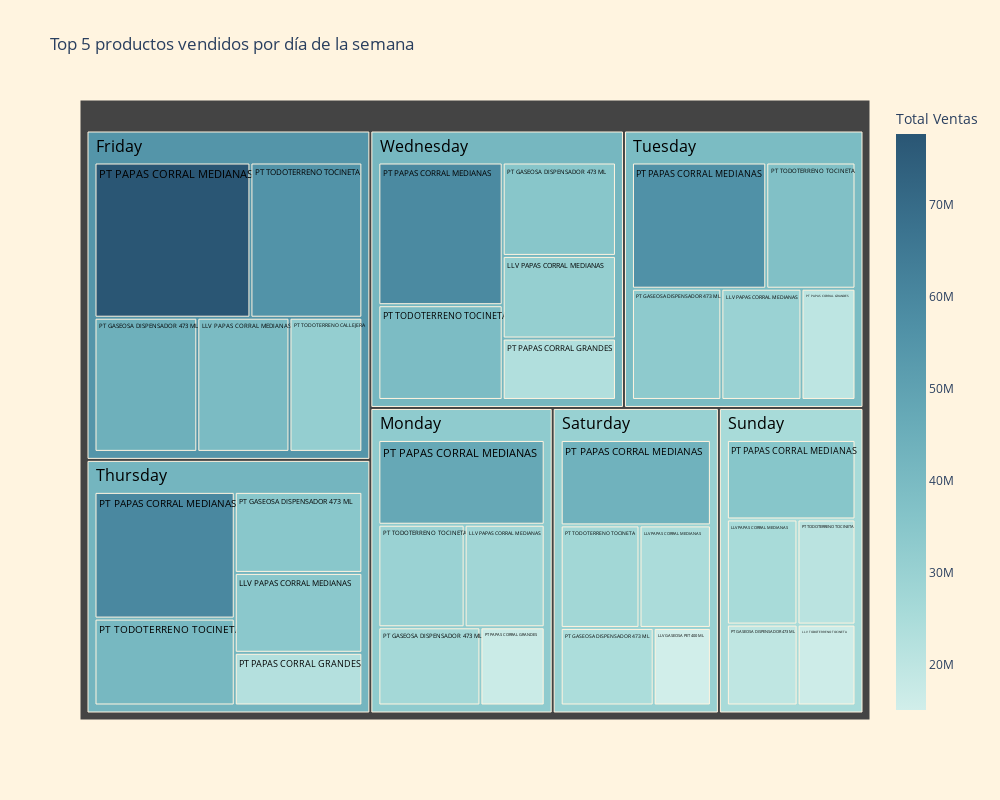

The cell this chart's notebook holds for it:
### Code cell
ventas_producto_dia = (data
    .groupby(['dia_semana', 'nombre item'])['Venta']
    .sum()
    .reset_index()
)

top_5_productos_dia = (ventas_producto_dia
    .sort_values(by=['dia_semana', 'Venta'], ascending=False)
    .groupby('dia_semana')
    .head(5)
)

fig = px.treemap(
    top_5_productos_dia,
    path=['dia_semana', 'nombre item'],
    values='Venta',
    title='Top 5 productos vendidos por día de la semana',
    color='Venta',
    color_continuous_scale='Teal',
    labels={'Venta': 'Total Ventas'}, width=1000, height = 800
)
fig.update_layout(plot_bgcolor='#FFF4E0', 
                  paper_bgcolor='#FFF4E0')
fig.update_traces(textfont=dict(size=16, color='black'))

fig.show()

### Figure 1 — Plotly figure (JSON) as saved in the notebook; plotly's stock layout.template omitted (floating-point values rounded to 4 significant figures)
{"data": [{"branchvalues": "total", "customdata": [[null], [null], [null], [null], [null], [15042975], [null], [27574904], [29707615], [31084027], [34154745], [39708668], [24831402], [25560213], [null], [null], [null], [null], [null], [null], [16133651], [26817702], [33160743], [35142006], [34643855], [44299728], [24453323], [19716092], [16886770], [20037573], [23099901], [22525904], [null], [null], [null], [47371823], [56533252], [58926513], [59555935], [77754752], [43506380], [35225052], [null], [null], [null], [null], [31409372], [null], [null], [29717667], [37557317], [39134877], [40835196], [55802817], [27412891], [21021709], [32970000.0], [39490000.0], [41300000.0], [42190000.0], [54970000.0], [30200000.0], [25370000.0]], "domain": {"x": [0, 1], "y": [0, 1]}, "hovertemplate": "labels=%{label}<br>Venta_sum=%{value}<br>parent=%{parent}<br>id=%{id}<br>Total Ventas=%{color}<extra></extra>", "ids": ["Monday/LLV GASEOSA PET 400 ML", "Tuesday/LLV GASEOSA PET 400 ML", "Wednesday/LLV GASEOSA PET 400 ML", "Thursday/LLV GASEOSA PET 400 ML", "Friday/LLV GASEOSA PET 400 ML", "Saturday/LLV GASEOSA PET 400 ML", "Sunday/LLV GASEOSA PET 400 ML", "Monday/LLV PAPAS CORRAL MEDIANAS", "Tuesday/LLV PAPAS CORRAL MEDIANAS", "Wednesday/LLV PAPAS CORRAL MEDIANAS", "Thursday/LLV PAPAS CORRAL MEDIANAS", "Friday/LLV PAPAS CORRAL MEDIANAS", "Saturday/LLV PAPAS CORRAL MEDIANAS", "Sunday/LLV PAPAS CORRAL MEDIANAS", "Monday/LLV TODOTERRENO TOCINETA", "Tuesday/LLV TODOTERRENO TOCINETA", "Wednesday/LLV TODOTERRENO TOCINETA", "Thursday/LLV TODOTERRENO TOCINETA", "Friday/LLV TODOTERRENO TOCINETA", "Saturday/LLV TODOTERRENO TOCINETA", "Sunday/LLV TODOTERRENO TOCINETA", "Monday/PT GASEOSA DISPENSADOR 473 ML", "Tuesday/PT GASEOSA DISPENSADOR 473 ML", "Wednesday/PT GASEOSA DISPENSADOR 473 ML", "Thursday/PT GASEOSA DISPENSADOR 473 ML", "Friday/PT GASEOSA DISPENSADOR 473 ML", "Saturday/PT GASEOSA DISPENSADOR 473 ML", "Sunday/PT GASEOSA DISPENSADOR 473 ML", "Monday/PT PAPAS CORRAL GRANDES", "Tuesday/PT PAPAS CORRAL GRANDES", "Wednesday/PT PAPAS CORRAL GRANDES", "Thursday/PT PAPAS CORRAL GRANDES", "Friday/PT PAPAS CORRAL GRANDES", "Saturday/PT PAPAS CORRAL GRANDES", "Sunday/PT PAPAS CORRAL GRANDES", "Monday/PT PAPAS CORRAL MEDIANAS", "Tuesday/PT PAPAS CORRAL MEDIANAS", "Wednesday/PT PAPAS CORRAL MEDIANAS", "Thursday/PT PAPAS CORRAL MEDIANAS", "Friday/PT PAPAS CORRAL MEDIANAS", "Saturday/PT PAPAS CORRAL MEDIANAS", "Sunday/PT PAPAS CORRAL MEDIANAS", "Monday/PT TODOTERRENO CALLEJERA", "Tuesday/PT TODOTERRENO CALLEJERA", "Wednesday/PT TODOTERRENO CALLEJERA", "Thursday/PT TODOTERRENO CALLEJERA", "Friday/PT TODOTERRENO CALLEJERA", "Saturday/PT TODOTERRENO CALLEJERA", "Sunday/PT TODOTERRENO CALLEJERA", "Monday/PT TODOTERRENO TOCINETA", "Tuesday/PT TODOTERRENO TOCINETA", "Wednesday/PT TODOTERRENO TOCINETA", "Thursday/PT TODOTERRENO TOCINETA", "Friday/PT TODOTERRENO TOCINETA", "Saturday/PT TODOTERRENO TOCINETA", "Sunday/PT TODOTERRENO TOCINETA", "Monday", "Tuesday", "Wednesday", "Thursday", "Friday", "Saturday", "Sunday"], "labels": ["LLV GASEOSA PET 400 ML", "LLV GASEOSA PET 400 ML", "LLV GASEOSA PET 400 ML", "LLV GASEOSA PET 400 ML", "LLV GASEOSA PET 400 ML", "LLV GASEOSA PET 400 ML", "LLV GASEOSA PET 400 ML", "LLV PAPAS CORRAL MEDIANAS", "LLV PAPAS CORRAL MEDIANAS", "LLV PAPAS CORRAL MEDIANAS", "LLV PAPAS CORRAL MEDIANAS", "LLV PAPAS CORRAL MEDIANAS", "LLV PAPAS CORRAL MEDIANAS", "LLV PAPAS CORRAL MEDIANAS", "LLV TODOTERRENO TOCINETA", "LLV TODOTERRENO TOCINETA", "LLV TODOTERRENO TOCINETA", "LLV TODOTERRENO TOCINETA", "LLV TODOTERRENO TOCINETA", "LLV TODOTERRENO TOCINETA", "LLV TODOTERRENO TOCINETA", "PT GASEOSA DISPENSADOR 473 ML", "PT GASEOSA DISPENSADOR 473 ML", "PT GASEOSA DISPENSADOR 473 ML", "PT GASEOSA DISPENSADOR 473 ML", "PT GASEOSA DISPENSADOR 473 ML", "PT GASEOSA DISPENSADOR 473 ML", "PT GASEOSA DISPENSADOR 473 ML", "PT PAPAS CORRAL GRANDES", "PT PAPAS CORRAL GRANDES", "PT PAPAS CORRAL GRANDES", "PT PAPAS CORRAL GRANDES", "PT PAPAS CORRAL GRANDES", "PT PAPAS CORRAL GRANDES", "PT PAPAS CORRAL GRANDES", "PT PAPAS CORRAL MEDIANAS", "PT PAPAS CORRAL MEDIANAS", "PT PAPAS CORRAL MEDIANAS", "PT PAPAS CORRAL MEDIANAS", "PT PAPAS CORRAL MEDIANAS", "PT PAPAS CORRAL MEDIANAS", "PT PAPAS CORRAL MEDIANAS", "PT TODOTERRENO CALLEJERA", "PT TODOTERRENO CALLEJERA", "PT TODOTERRENO CALLEJERA", "PT TODOTERRENO CALLEJERA", "PT TODOTERRENO CALLEJERA", "PT TODOTERRENO CALLEJERA", "PT TODOTERRENO CALLEJERA", "PT TODOTERRENO TOCINETA", "PT TODOTERRENO TOCINETA", "PT TODOTERRENO TOCINETA", "PT TODOTERRENO TOCINETA", "PT TODOTERRENO TOCINETA", "PT TODOTERRENO TOCINETA", "PT TODOTERRENO TOCINETA", "Monday", "Tuesday", "Wednesday", "Thursday", "Friday", "Saturday", "Sunday"], "marker": {"coloraxis": "coloraxis", "colors": [null, null, null, null, null, 15042975, null, 27574904, 29707615, 31084027, 34154745, 39708668, 24831402, 25560213, null, null, null, null, null, null, 16133651, 26817702, 33160743, 35142006, 34643855, 44299728, 24453323, 19716092, 16886770, 20037573, 23099901, 22525904, null, null, null, 47371823, 56533252, 58926513, 59555935, 77754752, 43506380, 35225052, null, null, null, null, 31409372, null, null, 29717667, 37557317, 39134877, 40835196, 55802817, 27412891, 21021709, 32970000.0, 39490000.0, 41300000.0, 42190000.0, 54970000.0, 30200000.0, 25370000.0]}, "name": "", "parents": ["Monday", "Tuesday", "Wednesday", "Thursday", "Friday", "Saturday", "Sunday", "Monday", "Tuesday", "Wednesday", "Thursday", "Friday", "Saturday", "Sunday", "Monday", "Tuesday", "Wednesday", "Thursday", "Friday", "Saturday", "Sunday", "Monday", "Tuesday", "Wednesday", "Thursday", "Friday", "Saturday", "Sunday", "Monday", "Tuesday", "Wednesday", "Thursday", "Friday", "Saturday", "Sunday", "Monday", "Tuesday", "Wednesday", "Thursday", "Friday", "Saturday", "Sunday", "Monday", "Tuesday", "Wednesday", "Thursday", "Friday", "Saturday", "Sunday", "Monday", "Tuesday", "Wednesday", "Thursday", "Friday", "Saturday", "Sunday", "", "", "", "", "", "", ""], "textfont": {"color": "black", "size": 16}, "type": "treemap", "values": [0, 0, 0, 0, 0, 15042975, 0, 27574904, 29707615, 31084027, 34154745, 39708668, 24831402, 25560213, 0, 0, 0, 0, 0, 0, 16133651, 26817702, 33160743, 35142006, 34643855, 44299728, 24453323, 19716092, 16886770, 20037573, 23099901, 22525904, 0, 0, 0, 47371823, 56533252, 58926513, 59555935, 77754752, 43506380, 35225052, 0, 0, 0, 0, 31409372, 0, 0, 29717667, 37557317, 39134877, 40835196, 55802817, 27412891, 21021709, 148368866, 176996500, 187387324, 191715635, 248975337, 135246971, 117656717]}], "layout": {"coloraxis": {"colorbar": {"title": {"text": "Total Ventas"}}, "colorscale": [[0, "rgb(209, 238, 234)"], [0.1667, "rgb(168, 219, 217)"], [0.3333, "rgb(133, 196, 201)"], [0.5, "rgb(104, 171, 184)"], [0.6667, "rgb(79, 144, 166)"], [0.8333, "rgb(59, 115, 143)"], [1, "rgb(42, 86, 116)"]]}, "height": 800, "legend": {"tracegroupgap": 0}, "paper_bgcolor": "#FFF4E0", "plot_bgcolor": "#FFF4E0", "title": {"text": "Top 5 productos vendidos por día de la semana"}, "width": 1000}}
